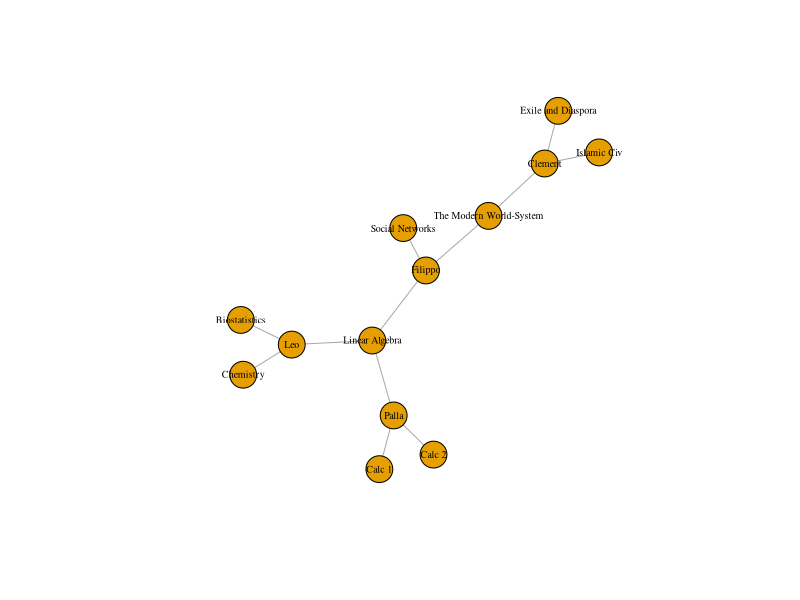
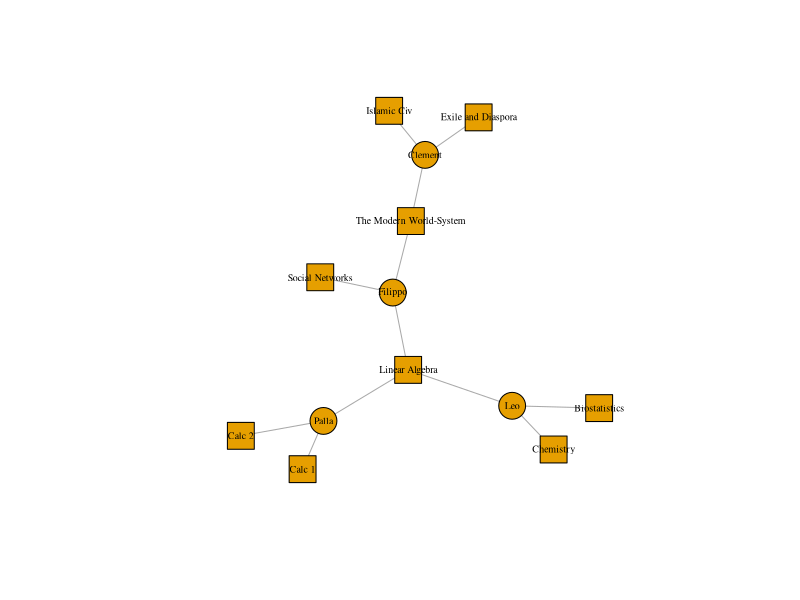
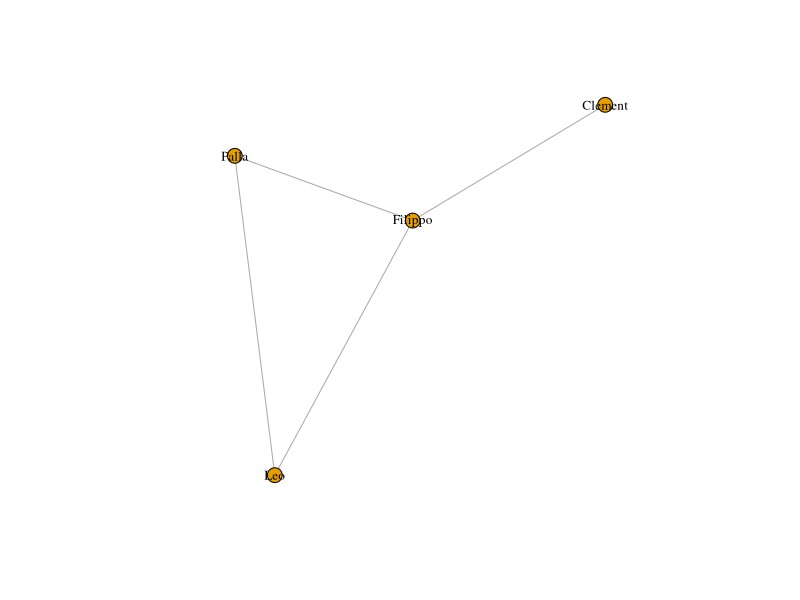
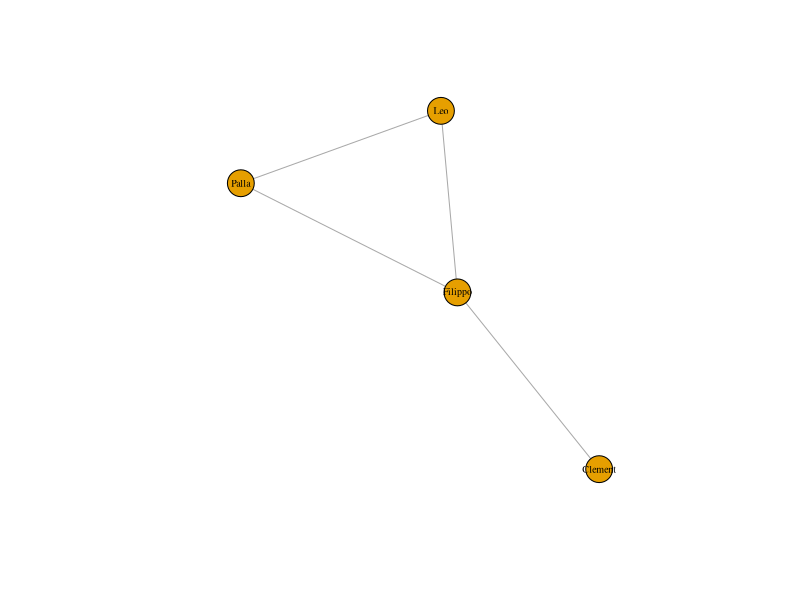
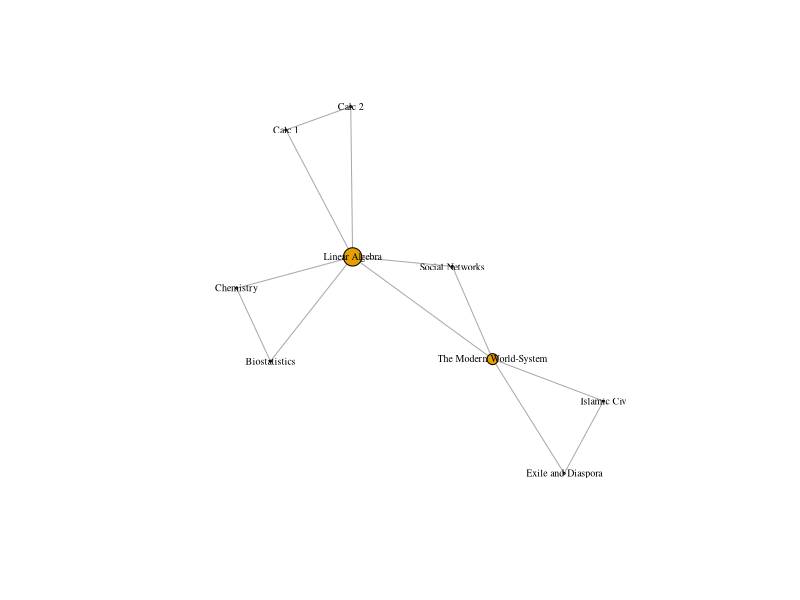
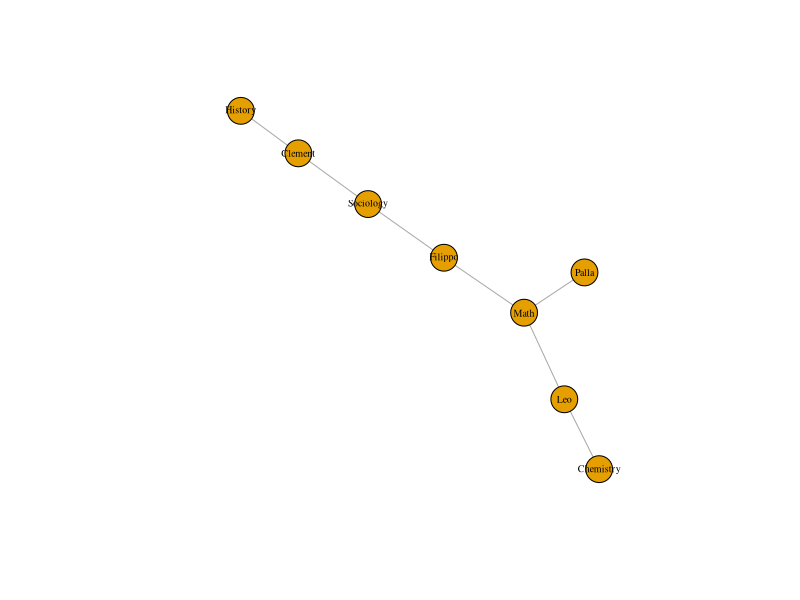

These figures' R source, in order:
## ---- chunk 1
library(igraph)

classes_data <- data.frame(name = c("Leo", "Clement", "Palla", "Filippo"), class1 = c("Biostatistics","Islamic Civ", "Calc 1", "Linear Algebra"), class2 = c("Chemistry", "The Modern World-System", "Calc 2", "Social Networks"), class3 = c("Linear Algebra", "Exile and Diaspora", "Linear Algebra", "The Modern World-System"), stringsAsFactors = FALSE)

classes_data
## ---- chunk 2
# install.packages("reshape2")
library(reshape2)
classes_data <- melt(classes_data, measure.vars = c("class1", "class2","class3"), value.name = "classes", variable.name = "order")
## ---- chunk 3
classes_data <- subset(classes_data, select = c("name", "classes"))
## ---- chunk 4
classesMatrix = table(classes_data)
class(classesMatrix) <- "matrix" # And we convert it from a table to a matrix

# View(classesMatrix)
## ---- chunk 5
classesNet <- graph.incidence(classesMatrix, mode = c("all"))
plot(classesNet, vertex.label.cex = .6, vertex.label.color = "black")
## ---- chunk 6
V(classesNet)$shape <- ifelse(V(classesNet)$type == FALSE, "circle", "square")
plot(classesNet, 
vertex.label.cex = .6, 
vertex.label.color = "black")
## ---- chunk 7
personMatrix = classesMatrix %*% t(classesMatrix) 
# View(personMatrix)
## ---- chunk 8
number_of_classes_taken = diag(personMatrix)
diag(personMatrix) <- 0 
# View(personMatrix)

personNet <- graph.adjacency(personMatrix, mode = "undirected")

plot(personNet, vertex.size = 8, vertex.label.cex = .8, vertex.label.color = "black")

## ---- chunk 9
groupMatrix = t(classesMatrix) %*% classesMatrix
# View(groupMatrix) # The diagonal details the number of people in each class

number_of_students <- diag(groupMatrix)

diag(groupMatrix) <- 0 # we again set it to 0
## ---- chunk 10
personNet <- graph.adjacency(personMatrix, mode = "undirected")
groupNet <- graph.adjacency(groupMatrix, mode = "undirected")

plot(personNet, vertex.label.cex = .6, vertex.label.color = "black")
plot(groupNet, vertex.size = betweenness(groupNet)/max(betweenness(groupNet)) * 10, vertex.label.cex = .6, vertex.label.color = "black")
## ---- chunk 11
classes_to_departments <- data.frame(class = c("Biostatistics","Islamic Civ", "Calc 1", "Linear Algebra", "Chemistry", "The Modern World-System", "Calc 2", "Social Networks", "Exile and Diaspora"), department = c("Math", "History", "Math", "Math", "Chemistry", "Sociology", "Math", "Sociology", "History"), stringsAsFactors = F)

classes_to_departments_matrix <- table(classes_to_departments)
class(classes_to_departments_matrix) <- "matrix"  
## ---- chunk 12
people_to_departments <- t(classes_to_departments_matrix) %*% t(classesMatrix)
## ---- chunk 13
people_to_departments_net <- graph.incidence(people_to_departments)
plot(people_to_departments_net, vertex.label.cex = .6, vertex.label.color = "black")
